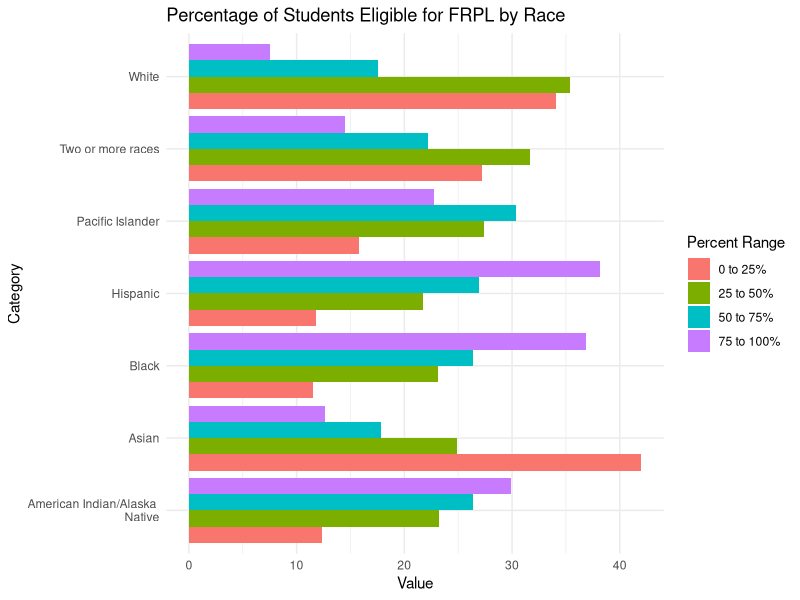
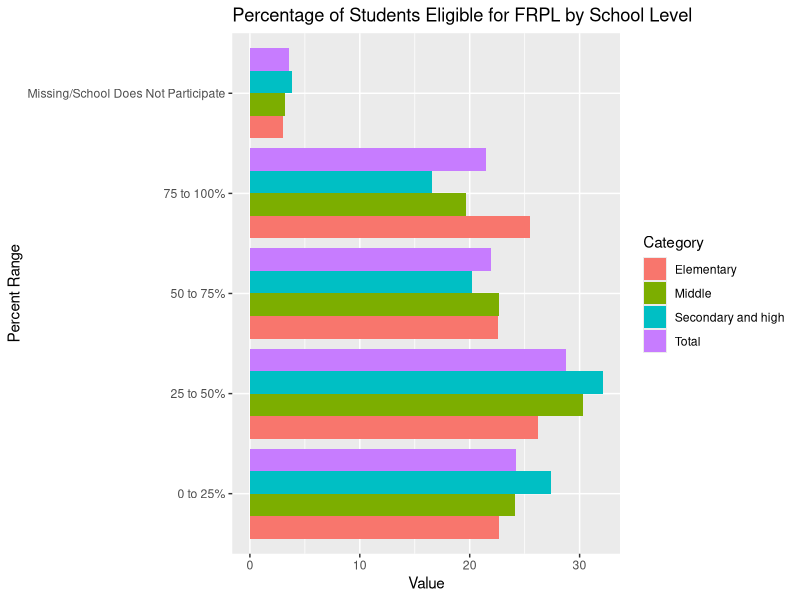
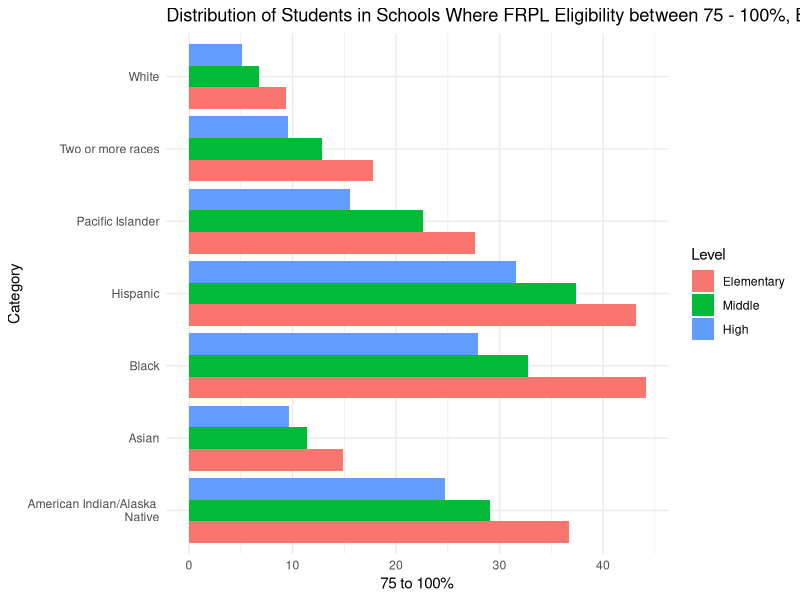
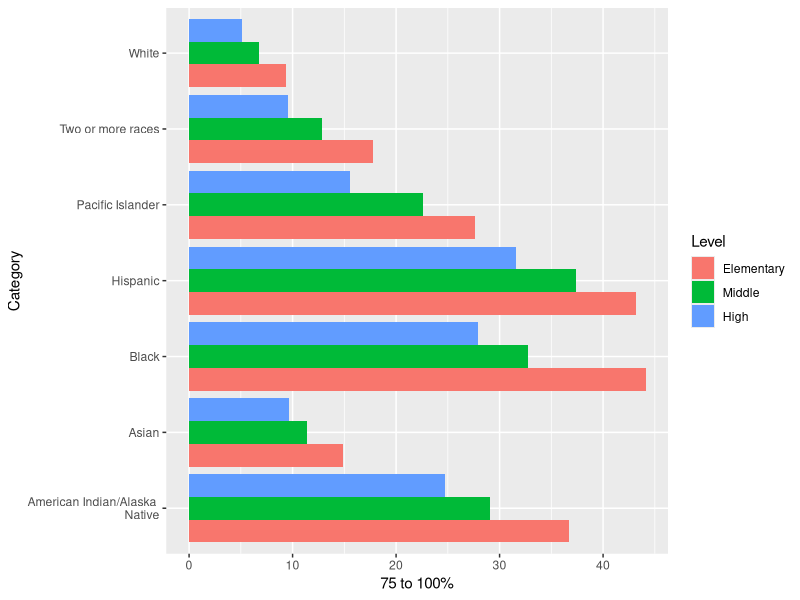
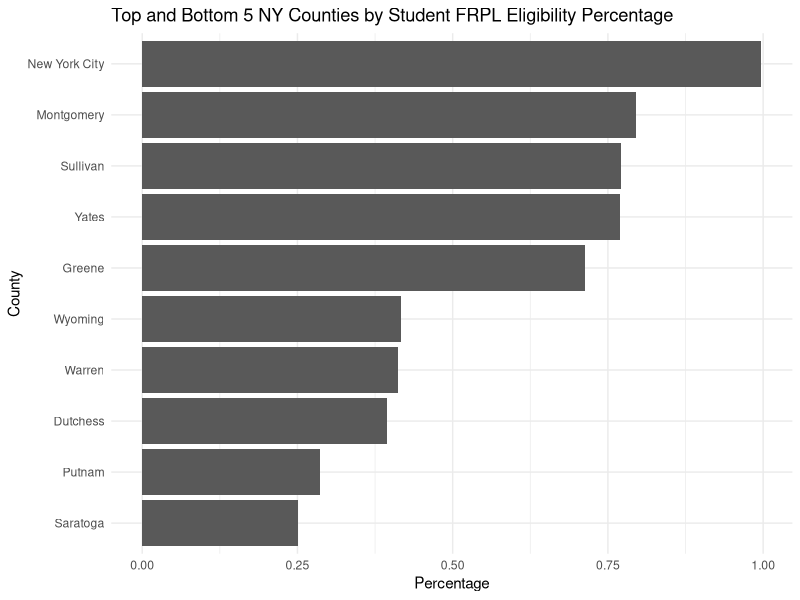

Write R code to recreate these figures, in order.
## ---- chunk 1
library(tidyverse)
library(openxlsx)

frpl_demographics_22 <-  read.csv("frpl_demographics_2022.csv")

demographics <- frpl_demographics_22 %>%
  select(1, 9:13) %>%
  rename(Category = 1,
         `0 to 25%`= 2,
         `25 to 50%`= 3,
         `50 to 75%`= 4,
         `75 to 100%`= 5,
         `Missing/School Does Not Participate`= 6) %>% 
  mutate(across(where(is.character), ~str_replace_all(., "Â", ""))) %>% 
  mutate(Category = str_trim(Category)) 
## ---- chunk 2

general <- demographics %>% 
    slice(1:8)

general_long <-  general %>% 
  pivot_longer(cols = -Category, names_to = "Percent Range", values_to = "Value") %>% 
  filter(!Category == "Total",
         !`Percent Range` == "Missing/School Does Not Participate")

ggplot(general_long, aes(x = Category, y = Value, fill = `Percent Range`)) +
  geom_bar(stat = "identity", position = "dodge")+
  labs(title = "Percentage of Students Eligible for FRPL by Race")+
  theme_minimal()+
  coord_flip()
## ---- chunk 3
elementary <- demographics %>% 
  slice(10:17)

middle <- demographics %>% 
  slice(18:25)

high <- demographics %>% 
  slice(26:33)

city <- demographics %>% 
  slice(35:42)

suburb <- demographics %>% 
  slice(43:50)

town <- demographics %>% 
  slice(51:58)

rural <- demographics %>% 
  slice(59:66)

schools <- demographics %>% 
  slice(1,10,18,26)
## ---- chunk 4
schools_long <-  schools %>% 
  pivot_longer(cols = -Category, names_to = "Percent Range", values_to = "Value")

ggplot(schools_long, aes(x = `Percent Range`, y = Value, fill = Category)) +
  geom_bar(stat = "identity", position = "dodge")+
  labs(title = "Percentage of Students Eligible for FRPL by School Level")+
  coord_flip()
## ---- chunk 5
elementary_race <- elementary %>% 
  mutate(Level = "Elementary") %>% 
  slice(-1)

middle_race <- middle %>% 
  mutate(Level = "Middle") %>% 
  slice(-1)

high_race <- high %>% 
  mutate(Level = "High") %>% 
  slice(-1)

school_levels <- bind_rows(elementary_race, middle_race, high_race)

school_levels$Level <- factor(school_levels$Level, levels = c("Elementary", "Middle", "High"))

ggplot(data = school_levels, aes(x = Category, y = `75 to 100%`, fill = Level)) +
  geom_bar(stat = "identity", position = "dodge") +
  labs(title = "Distribution of Students in Schools Where FRPL Eligibility between 75 - 100%, By Race and School Level")+
  theme_minimal()+
  coord_flip()
## ---- chunk 6
ggplot(data = school_levels, aes(x = Category, y = `75 to 100%`, fill = Level)) +
  geom_bar(stat = "identity", position = "dodge")+
  coord_flip()
## ---- chunk 7
ny_data <- read_delim("breakfast_2018_19.txt", delim = "\t", trim_ws = TRUE)

ny_data$`Qualified for F/RP %` <- as.numeric(ny_data$`Qualified for F/RP %`)

county <- ny_data %>% 
  group_by(County) %>% 
  summarise(Count_Enrolled = sum(Enrollment, na.rm = TRUE),
            Count_Qualified = sum(`Qualified for F/RP #`), na.rm = TRUE) %>% 
  select(-na.rm) %>% 
  mutate(Percentage = Count_Qualified / Count_Enrolled) %>% 
  arrange(desc(Percentage))
## ---- chunk 8
county_top5 <- county %>% head(5)
county_bot5 <- county %>% tail(5)  
count_topbottom <- bind_rows(county_top5, county_bot5)

count_topbottom <- count_topbottom %>%
  mutate(County = factor(County, levels = count_topbottom %>% 
                           arrange((Percentage)) %>% 
                           pull(County)))

ggplot(data = count_topbottom, aes(x = County , y = Percentage))+
  geom_bar(stat = "identity", position = "dodge")+
  labs(title = "Top and Bottom 5 NY Counties by Student FRPL Eligibility Percentage")+
  theme_minimal()+
  coord_flip()
